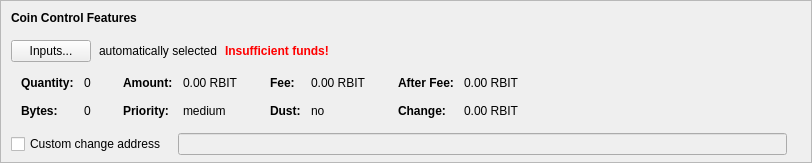
    <widget class="QFrame" name="frameCoinControl">
     <property name="sizePolicy">
      <sizepolicy hsizetype="Expanding" vsizetype="Expanding">
       <horstretch>0</horstretch>
       <verstretch>0</verstretch>
      </sizepolicy>
     </property>
     <property name="maximumSize">
      <size>
       <width>16777215</width>
       <height>16777215</height>
      </size>
     </property>
     <property name="frameShape">
      <enum>QFrame::StyledPanel</enum>
     </property>
     <property name="frameShadow">
      <enum>QFrame::Sunken</enum>
     </property>
     <layout class="QVBoxLayout" name="verticalLayoutCoinControl2">
      <property name="spacing">
       <number>0</number>
      </property>
      <property name="leftMargin">
       <number>0</number>
      </property>
      <property name="topMargin">
       <number>0</number>
      </property>
      <property name="rightMargin">
       <number>0</number>
      </property>
      <property name="bottomMargin">
       <number>6</number>
      </property>
      <item>
       <layout class="QVBoxLayout" name="verticalLayoutCoinControl" stretch="0,0,0,0,1">
        <property name="spacing">
         <number>0</number>
        </property>
        <property name="leftMargin">
         <number>10</number>
        </property>
        <property name="topMargin">
         <number>10</number>
        </property>
        <item>
         <layout class="QHBoxLayout" name="horizontalLayoutCoinControl1">
          <property name="bottomMargin">
           <number>15</number>
          </property>
          <item>
           <widget class="QLabel" name="labelCoinControlFeatures">
            <property name="sizePolicy">
             <sizepolicy hsizetype="Preferred" vsizetype="Maximum">
              <horstretch>0</horstretch>
              <verstretch>0</verstretch>
             </sizepolicy>
            </property>
            <property name="font">
             <font>
              <weight>75</weight>
              <bold>true</bold>
             </font>
            </property>
            <property name="styleSheet">
             <string notr="true">font-weight:bold;</string>
            </property>
            <property name="text">
             <string>Coin Control Features</string>
            </property>
           </widget>
          </item>
         </layout>
        </item>
        <item>
         <layout class="QHBoxLayout" name="horizontalLayoutCoinControl2" stretch="0,0,0,0">
          <property name="spacing">
           <number>8</number>
          </property>
          <property name="bottomMargin">
           <number>10</number>
          </property>
          <item>
           <widget class="QPushButton" name="pushButtonCoinControl">
            <property name="styleSheet">
             <string notr="true"/>
            </property>
            <property name="text">
             <string>Inputs...</string>
            </property>
            <property name="autoDefault">
             <bool>false</bool>
            </property>
           </widget>
          </item>
          <item>
           <widget class="QLabel" name="labelCoinControlAutomaticallySelected">
            <property name="text">
             <string>automatically selected</string>
            </property>
            <property name="margin">
             <number>5</number>
            </property>
           </widget>
          </item>
          <item>
           <widget class="QLabel" name="labelCoinControlInsuffFunds">
            <property name="font">
             <font>
              <weight>75</weight>
              <bold>true</bold>
             </font>
            </property>
            <property name="styleSheet">
             <string notr="true">color:red;font-weight:bold;</string>
            </property>
            <property name="text">
             <string>Insufficient funds!</string>
            </property>
            <property name="margin">
             <number>5</number>
            </property>
           </widget>
          </item>
          <item>
           <spacer name="horizontalSpacerCoinControl">
            <property name="orientation">
             <enum>Qt::Horizontal</enum>
            </property>
            <property name="sizeHint" stdset="0">
             <size>
              <width>40</width>
              <height>1</height>
             </size>
            </property>
           </spacer>
          </item>
         </layout>
        </item>
        <item>
         <widget class="QWidget" name="widgetCoinControl" native="true">
          <property name="sizePolicy">
           <sizepolicy hsizetype="Preferred" vsizetype="Preferred">
            <horstretch>0</horstretch>
            <verstretch>0</verstretch>
           </sizepolicy>
          </property>
          <property name="minimumSize">
           <size>
            <width>0</width>
            <height>0</height>
           </size>
          </property>
          <property name="styleSheet">
           <string notr="true"/>
          </property>
          <layout class="QHBoxLayout" name="horizontalLayoutCoinControl5">
           <property name="leftMargin">
            <number>0</number>
           </property>
           <property name="topMargin">
            <number>0</number>
           </property>
           <property name="rightMargin">
            <number>0</number>
           </property>
           <property name="bottomMargin">
            <number>0</number>
           </property>
           <item>
            <layout class="QHBoxLayout" name="horizontalLayoutCoinControl3" stretch="0,0,0,1">
             <property name="spacing">
              <number>20</number>
             </property>
             <property name="topMargin">
              <number>0</number>
             </property>
             <property name="bottomMargin">
              <number>10</number>
             </property>
             <item>
              <layout class="QFormLayout" name="formLayoutCoinControl1">
               <property name="horizontalSpacing">
                <number>10</number>
               </property>
               <property name="verticalSpacing">
                <number>14</number>
               </property>
               <property name="leftMargin">
                <number>10</number>
               </property>
               <property name="topMargin">
                <number>4</number>
               </property>
               <property name="rightMargin">
                <number>6</number>
               </property>
               <item row="0" column="0">
                <widget class="QLabel" name="labelCoinControlQuantityText">
                 <property name="font">
                  <font>
                   <weight>75</weight>
                   <bold>true</bold>
                  </font>
                 </property>
                 <property name="text">
                  <string>Quantity:</string>
                 </property>
                 <property name="margin">
                  <number>0</number>
                 </property>
                </widget>
               </item>
               <item row="0" column="1">
                <widget class="QLabel" name="labelCoinControlQuantity">
                 <property name="cursor">
                  <cursorShape>IBeamCursor</cursorShape>
                 </property>
                 <property name="contextMenuPolicy">
                  <enum>Qt::ActionsContextMenu</enum>
                 </property>
                 <property name="text">
                  <string notr="true">0</string>
                 </property>
                 <property name="margin">
                  <number>0</number>
                 </property>
                 <property name="textInteractionFlags">
                  <set>Qt::LinksAccessibleByMouse|Qt::TextSelectableByKeyboard|Qt::TextSelectableByMouse</set>
                 </property>
                </widget>
               </item>
               <item row="1" column="0">
                <widget class="QLabel" name="labelCoinControlBytesText">
                 <property name="font">
                  <font>
                   <weight>75</weight>
                   <bold>true</bold>
                  </font>
                 </property>
                 <property name="text">
                  <string>Bytes:</string>
                 </property>
                </widget>
               </item>
               <item row="1" column="1">
                <widget class="QLabel" name="labelCoinControlBytes">
                 <property name="cursor">
                  <cursorShape>IBeamCursor</cursorShape>
                 </property>
                 <property name="contextMenuPolicy">
                  <enum>Qt::ActionsContextMenu</enum>
                 </property>
                 <property name="text">
                  <string notr="true">0</string>
                 </property>
                 <property name="textInteractionFlags">
                  <set>Qt::LinksAccessibleByMouse|Qt::TextSelectableByKeyboard|Qt::TextSelectableByMouse</set>
                 </property>
                </widget>
               </item>
              </layout>
             </item>
             <item>
              <layout class="QFormLayout" name="formLayoutCoinControl2">
               <property name="horizontalSpacing">
                <number>10</number>
               </property>
               <property name="verticalSpacing">
                <number>14</number>
               </property>
               <property name="leftMargin">
                <number>6</number>
               </property>
               <property name="topMargin">
                <number>4</number>
               </property>
               <property name="rightMargin">
                <number>6</number>
               </property>
               <item row="0" column="0">
                <widget class="QLabel" name="labelCoinControlAmountText">
                 <property name="font">
                  <font>
                   <weight>75</weight>
                   <bold>true</bold>
                  </font>
                 </property>
                 <property name="text">
                  <string>Amount:</string>
                 </property>
                 <property name="margin">
                  <number>0</number>
                 </property>
                </widget>
               </item>
               <item row="0" column="1">
                <widget class="QLabel" name="labelCoinControlAmount">
                 <property name="cursor">
                  <cursorShape>IBeamCursor</cursorShape>
                 </property>
                 <property name="contextMenuPolicy">
                  <enum>Qt::ActionsContextMenu</enum>
                 </property>
                 <property name="text">
                  <string notr="true">0.00 RBIT</string>
                 </property>
                 <property name="textInteractionFlags">
                  <set>Qt::LinksAccessibleByMouse|Qt::TextSelectableByKeyboard|Qt::TextSelectableByMouse</set>
                 </property>
                </widget>
               </item>
               <item row="1" column="0">
                <widget class="QLabel" name="labelCoinControlPriorityText">
                 <property name="font">
                  <font>
                   <weight>75</weight>
                   <bold>true</bold>
                  </font>
                 </property>
                 <property name="text">
                  <string>Priority:</string>
                 </property>
                </widget>
               </item>
               <item row="1" column="1">
                <widget class="QLabel" name="labelCoinControlPriority">
                 <property name="cursor">
                  <cursorShape>IBeamCursor</cursorShape>
                 </property>
                 <property name="contextMenuPolicy">
                  <enum>Qt::ActionsContextMenu</enum>
                 </property>
                 <property name="text">
                  <string notr="true">medium</string>
                 </property>
                 <property name="textInteractionFlags">
                  <set>Qt::LinksAccessibleByMouse|Qt::TextSelectableByKeyboard|Qt::TextSelectableByMouse</set>
                 </property>
                </widget>
               </item>
              </layout>
             </item>
             <item>
              <layout class="QFormLayout" name="formLayoutCoinControl3">
               <property name="horizontalSpacing">
                <number>10</number>
               </property>
               <property name="verticalSpacing">
                <number>14</number>
               </property>
               <property name="leftMargin">
                <number>6</number>
               </property>
               <property name="topMargin">
                <number>4</number>
               </property>
               <property name="rightMargin">
                <number>6</number>
               </property>
               <item row="0" column="0">
                <widget class="QLabel" name="labelCoinControlFeeText">
                 <property name="font">
                  <font>
                   <weight>75</weight>
                   <bold>true</bold>
                  </font>
                 </property>
                 <property name="text">
                  <string>Fee:</string>
                 </property>
                 <property name="margin">
                  <number>0</number>
                 </property>
                </widget>
               </item>
               <item row="0" column="1">
                <widget class="QLabel" name="labelCoinControlFee">
                 <property name="cursor">
                  <cursorShape>IBeamCursor</cursorShape>
                 </property>
                 <property name="contextMenuPolicy">
                  <enum>Qt::ActionsContextMenu</enum>
                 </property>
                 <property name="text">
                  <string notr="true">0.00 RBIT</string>
                 </property>
                 <property name="textInteractionFlags">
                  <set>Qt::LinksAccessibleByMouse|Qt::TextSelectableByKeyboard|Qt::TextSelectableByMouse</set>
                 </property>
                </widget>
               </item>
               <item row="1" column="0">
                <widget class="QLabel" name="labelCoinControlLowOutputText">
                 <property name="font">
                  <font>
                   <weight>75</weight>
                   <bold>true</bold>
                  </font>
                 </property>
                 <property name="text">
                  <string>Dust:</string>
                 </property>
                </widget>
               </item>
               <item row="1" column="1">
                <widget class="QLabel" name="labelCoinControlLowOutput">
                 <property name="cursor">
                  <cursorShape>IBeamCursor</cursorShape>
                 </property>
                 <property name="contextMenuPolicy">
                  <enum>Qt::ActionsContextMenu</enum>
                 </property>
                 <property name="text">
                  <string notr="true">no</string>
                 </property>
                 <property name="textInteractionFlags">
                  <set>Qt::LinksAccessibleByMouse|Qt::TextSelectableByKeyboard|Qt::TextSelectableByMouse</set>
                 </property>
                </widget>
               </item>
              </layout>
             </item>
             <item>
              <layout class="QFormLayout" name="formLayoutCoinControl4">
               <property name="horizontalSpacing">
                <number>10</number>
               </property>
               <property name="verticalSpacing">
                <number>14</number>
               </property>
               <property name="leftMargin">
                <number>6</number>
               </property>
               <property name="topMargin">
                <number>4</number>
               </property>
               <property name="rightMargin">
                <number>6</number>
               </property>
               <item row="0" column="0">
                <widget class="QLabel" name="labelCoinControlAfterFeeText">
                 <property name="font">
                  <font>
                   <weight>75</weight>
                   <bold>true</bold>
                  </font>
                 </property>
                 <property name="text">
                  <string>After Fee:</string>
                 </property>
                 <property name="margin">
                  <number>0</number>
                 </property>
                </widget>
               </item>
               <item row="0" column="1">
                <widget class="QLabel" name="labelCoinControlAfterFee">
                 <property name="cursor">
                  <cursorShape>IBeamCursor</cursorShape>
                 </property>
                 <property name="contextMenuPolicy">
                  <enum>Qt::ActionsContextMenu</enum>
                 </property>
                 <property name="text">
                  <string notr="true">0.00 RBIT</string>
                 </property>
                 <property name="textInteractionFlags">
                  <set>Qt::LinksAccessibleByMouse|Qt::TextSelectableByKeyboard|Qt::TextSelectableByMouse</set>
                 </property>
                </widget>
               </item>
               <item row="1" column="0">
                <widget class="QLabel" name="labelCoinControlChangeText">
                 <property name="font">
                  <font>
                   <weight>75</weight>
                   <bold>true</bold>
                  </font>
                 </property>
                 <property name="text">
                  <string>Change:</string>
                 </property>
                </widget>
               </item>
               <item row="1" column="1">
                <widget class="QLabel" name="labelCoinControlChange">
                 <property name="cursor">
                  <cursorShape>IBeamCursor</cursorShape>
                 </property>
                 <property name="contextMenuPolicy">
                  <enum>Qt::ActionsContextMenu</enum>
                 </property>
                 <property name="text">
                  <string notr="true">0.00 RBIT</string>
                 </property>
                 <property name="textInteractionFlags">
                  <set>Qt::LinksAccessibleByMouse|Qt::TextSelectableByKeyboard|Qt::TextSelectableByMouse</set>
                 </property>
                </widget>
               </item>
              </layout>
             </item>
            </layout>
           </item>
          </layout>
         </widget>
        </item>
        <item>
         <layout class="QHBoxLayout" name="horizontalLayoutCoinControl4" stretch="0,0,0">
          <property name="spacing">
           <number>12</number>
          </property>
          <property name="sizeConstraint">
           <enum>QLayout::SetDefaultConstraint</enum>
          </property>
          <property name="topMargin">
           <number>5</number>
          </property>
          <property name="rightMargin">
           <number>5</number>
          </property>
          <item>
           <widget class="QCheckBox" name="checkBoxCoinControlChange">
            <property name="toolTip">
             <string>If this is activated, but the change address is empty or invalid, change will be sent to a newly generated address.</string>
            </property>
            <property name="text">
             <string>Custom change address</string>
            </property>
           </widget>
          </item>
          <item>
           <widget class="QValidatedLineEdit" name="lineEditCoinControlChange">
            <property name="enabled">
             <bool>false</bool>
            </property>
            <property name="sizePolicy">
             <sizepolicy hsizetype="Expanding" vsizetype="Fixed">
              <horstretch>0</horstretch>
              <verstretch>0</verstretch>
             </sizepolicy>
            </property>
           </widget>
          </item>
          <item>
           <widget class="QLabel" name="labelCoinControlChangeLabel">
            <property name="sizePolicy">
             <sizepolicy hsizetype="Preferred" vsizetype="Expanding">
              <horstretch>0</horstretch>
              <verstretch>0</verstretch>
             </sizepolicy>
            </property>
            <property name="minimumSize">
             <size>
              <width>0</width>
              <height>0</height>
             </size>
            </property>
            <property name="text">
             <string/>
            </property>
            <property name="margin">
             <number>3</number>
            </property>
           </widget>
          </item>
         </layout>
        </item>
        <item>
         <spacer name="verticalSpacerCoinControl">
          <property name="orientation">
           <enum>Qt::Vertical</enum>
          </property>
          <property name="sizeHint" stdset="0">
           <size>
            <width>800</width>
            <height>1</height>
           </size>
          </property>
         </spacer>
        </item>
       </layout>
      </item>
     </layout>
    </widget>
